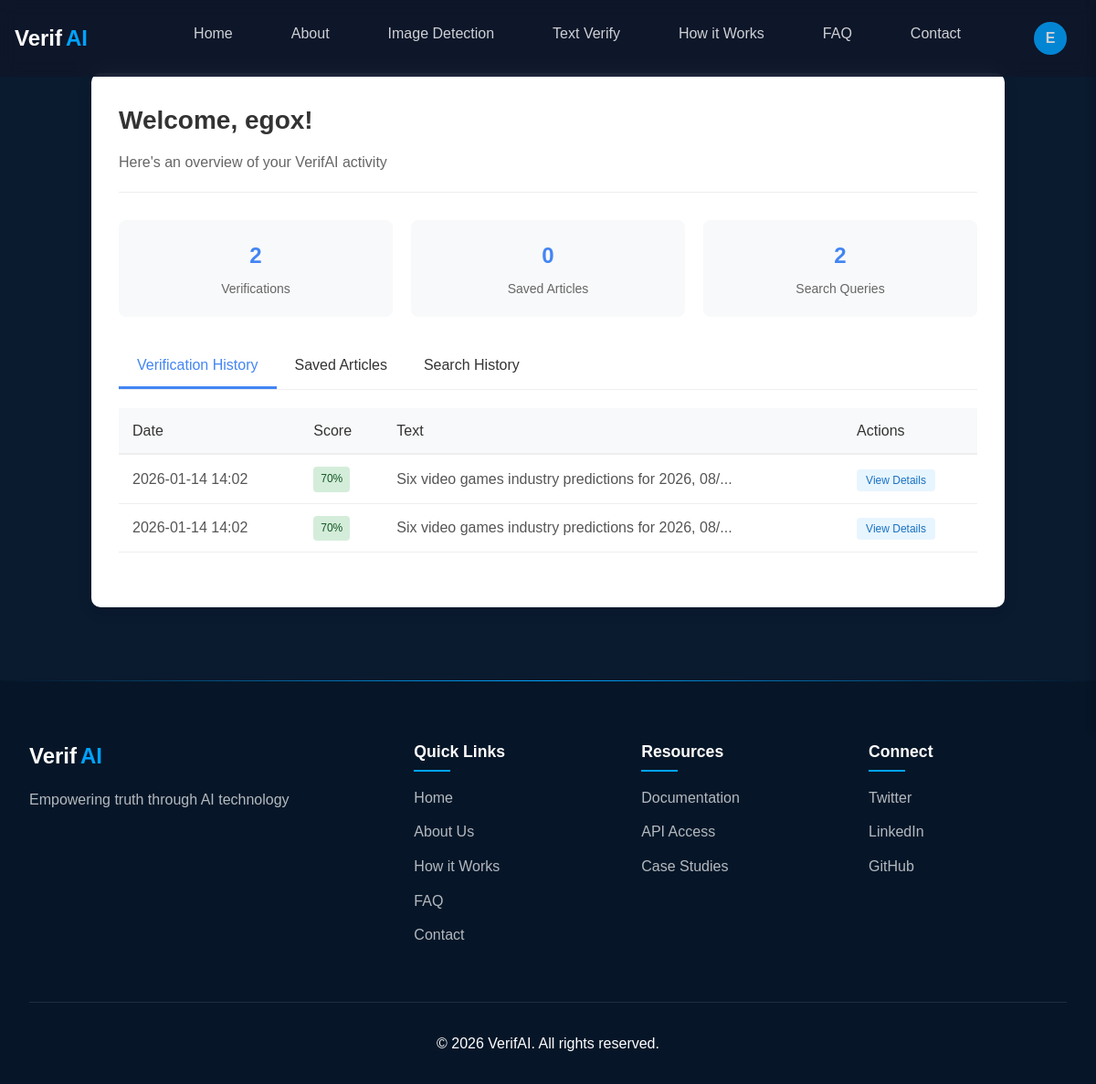
/auth/dashboard (signed in), run on the app's committed database.
### models.py (models this page shows, shortened)
class User(db.Model, UserMixin):
    __tablename__ = 'users'
    id = db.Column(db.Integer, primary_key=True)
    username = db.Column(db.String(64), unique=True, nullable=False, index=True)
    email = db.Column(db.String(120), unique=True, nullable=False, index=True)
    password_hash = db.Column(db.String(528), nullable=False)
    created_at = db.Column(db.DateTime, default=datetime.utcnow())
    is_active = db.Column(db.Boolean, default=True)
    history = db.relationship('UserHistory', backref='user', lazy='dynamic')
    saved_articles = db.relationship('SavedArticle', backref='user', lazy='dynamic')
    verifications = db.relationship('VerificationResult', backref='user', lazy='dynamic')

class VerificationResult(db.Model):
    __tablename__ = 'verification_results'
    id = db.Column(db.Integer, primary_key=True)
    user_id = db.Column(db.Integer, db.ForeignKey('users.id'), nullable=True)  # Can be null for anonymous verifications
    original_text = db.Column(db.Text, nullable=False)
    authenticity_score = db.Column(db.Integer, nullable=False)  # 0-100 score
    key_findings = db.Column(db.Text, nullable=True)  # Stored as JSON
    differences = db.Column(db.Text, nullable=True)  # Stored as JSON
    supporting_evidence = db.Column(db.Text, nullable=True)  # Stored as JSON
    score_breakdown = db.Column(db.Text, nullable=True)  # Stored as JSON
    verified_at = db.Column(db.DateTime, default=datetime.utcnow)

### auth.py (the view)
@auth.route('/dashboard')
@login_required
def dashboard():
    verifications = VerificationResult.query.filter_by(user_id=current_user.id).order_by(VerificationResult.verified_at.desc()).all()
    saved_articles = SavedArticle.query.filter_by(user_id=current_user.id).order_by(SavedArticle.saved_at.desc()).all()
    search_queries = SearchQuery.query.filter_by(user_id=current_user.id).order_by(SearchQuery.created_at.desc()).all()
    verification_count = len(verifications)
    saved_articles_count = len(saved_articles)
    search_queries_count = len(search_queries)
    return render_template('auth/dashboard.html',
                          active_page='dashboard',
                          verifications=verifications,
                          saved_articles=saved_articles,
                          search_queries=search_queries,
                          verification_count=verification_count,
                          saved_articles_count=saved_articles_count,
                          search_queries_count=search_queries_count)

### app.py (called while the page is built)
@login_manager.user_loader
def load_user(user_id):
    return User.query.get(int(user_id))

### templates/auth/dashboard.html (shortened to what this page needs)
<!DOCTYPE html>
<html lang="en">
  <head>
    <link
      rel="stylesheet"
      href="{{ url_for('static', filename='css/shared.css') }}"
    />
    <link
      rel="stylesheet"
      href="https://cdnjs.cloudflare.com/ajax/libs/font-awesome/6.4.0/css/all.min.css"
    />
  </head>
  <body>
    {% include 'components/navbar.html' %}
    <div class="dashboard-container">
      <div class="dashboard-header">
        <h1>Welcome, {{ current_user.username }}!</h1>
        <p>Here's an overview of your VerifAI activity</p>
      </div>
      <div class="dashboard-stats">
        <div class="stat-card">
          <h3>{{ verification_count }}</h3>
          <p>Verifications</p>
        </div>
        <div class="stat-card">
          <h3>{{ saved_articles_count }}</h3>
          <p>Saved Articles</p>
        </div>
        <div class="stat-card">
          <h3>{{ search_queries_count }}</h3>
          <p>Search Queries</p>
        </div>
      </div>
      <div class="tabs">
        <div class="tab active" data-tab="verifications">
          Verification History
        </div>
        <div class="tab" data-tab="saved-articles">Saved Articles</div>
        <div class="tab" data-tab="search-history">Search History</div>
      </div>
      <div id="verifications" class="tab-content active">
        {% if verifications %}
        <table class="data-table">
          <thead>
            <tr>
              <th>Date</th>
              <th>Score</th>
              <th>Text</th>
              <th>Actions</th>
            </tr>
          </thead>
          <tbody>
            {% for verification in verifications %}
            <tr>
              <td>{{ verification.verified_at.strftime('%Y-%m-%d %H:%M') }}</td>
              <td>
                {% if verification.authenticity_score >= 70 %}
                <span class="badge badge-success"
                  >{{ verification.authenticity_score }}%</span
                >
                {% elif verification.authenticity_score >= 40 %}
                <span class="badge badge-warning"
                  >{{ verification.authenticity_score }}%</span
                >
                {% else %}
                <span class="badge badge-danger"
                  >{{ verification.authenticity_score }}%</span
                >
                {% endif %}
              </td>
              <td>{{ verification.original_text[:50] }}...</td>
              <td>
                <a
                  href="#"
                  class="action-btn view-btn"
                  data-id="{{ verification.id }}"
                  >View Details</a
                >
              </td>
            </tr>
            {% endfor %}
          </tbody>
        </table>
        {% else %}
        <div class="empty-state">
          <i class="fas fa-search"></i>
          <p>You haven't verified any content yet.</p>
        </div>
        {% endif %}
      </div>
    </div>
    {% include 'components/footer.html' %}
  </body>
</html>

### templates/components/navbar.html (shortened to what this page needs)
<nav class="navbar">
  <div class="nav-container">
    <div class="logo">Verif<span>AI</span></div>
    <div class="nav-links">
      <a href="/" {% if active_page=='home' %}class="active" {% endif %}>Home</a>
      <a href="/about" {% if active_page=='about' %}class="active" {% endif %}>About</a>
      <a href="/image-detection" {% if active_page=='image-detection' %}class="active" {% endif %}>Image Detection</a>
      <a href="/text-verification" {% if active_page=='text-verification' %}class="active" {% endif %}>Text Verify</a>
      <a href="/how-it-works" {% if active_page=='how-it-works' %}class="active" {% endif %}>How it Works</a>
      <a href="/faq" {% if active_page=='faq' %}class="active" {% endif %}>FAQ</a>
      <a href="/contact" {% if active_page=='contact' %}class="active" {% endif %}>Contact</a>
      <div class="user-profile-container">
        {% if current_user.is_authenticated %}
        <div class="profile-icon-wrapper {% if active_page=='profile' %}active{% endif %}">
          <a href="#" class="profile-icon" id="profileDropdownToggle">
            <div class="avatar-circle">{{ current_user.username[0].upper() }}</div>
          </a>
        </div>
        {% endif %}
      </div>
    </div>
  </div>
</nav>

### static/css/shared.css (style rules this page uses)
:root { --primary: #0a2540; --primary-dark: #061628; --primary-light: #1e3a5f; --background: #0a1a2f; --surface: rgba(255, 255, 255, 0.05); --surface-dark: rgba(255, 255, 255, 0.02); --text-primary: #ffffff; --text-secondary: rgba(255, 255, 255, 0.7); --text-light: #ffffff; --accent: #00a3ff; --accent-dark: #0077cc; --accent-light: #33b5ff; --success: #10b981; --warning: #f59e0b; --error: #ef4444; --border: rgba(255, 255, 255, 0.1); --border-dark: rgba(255, 255, 255, 0.15); --shadow-sm: 0 4px 6px rgba(0, 0, 0, 0.1); --shadow-md: 0 8px 16px rgba(0, 0, 0, 0.15); --shadow-lg: 0 12px 24px rgba(0, 0, 0, 0.2); --gradient-primary: linear-gradient( 135deg, var(--primary), var(--primary-dark) ); --gradient-accent: linear-gradient(135deg, var(--accent), var(--accent-dark)); --gradient-surface: linear-gradient( 135deg, var(--surface), var(--surface-dark) ); --gradient-hero: linear-gradient(135deg, #0a2540, #1e3a5f); --gradient-card: linear-gradient( 135deg, rgba(255, 255, 255, 0.05), rgba(255, 255, 255, 0.02) ); --gradient-glow: radial-gradient( circle at 50% 50%, rgba(0, 163, 255, 0.15), transparent 70% ); }
* { margin: 0; padding: 0; box-sizing: border-box; }
body { font-family: "Poppins", sans-serif; background: var(--background); color: var(--text-primary); line-height: 1.6; min-height: 100vh; }
.navbar { position: fixed; top: 0; left: 0; width: 100%; background: rgba(15, 23, 42, 0.9); backdrop-filter: blur(10px); z-index: 1000; padding: 1rem; }
.nav-container { max-width: 1200px; margin: 0 auto; display: flex; justify-content: space-between; align-items: center; }
.logo { font-size: 1.5rem; font-weight: 700; color: var(--text); }
.nav-links { display: flex; gap: 2rem; }
.nav-links a { color: var(--text-light); text-decoration: none; font-weight: 500; transition: all 0.3s ease; padding: 0.5rem 1rem; border-radius: 0.5rem; opacity: 0.8; }
.user-profile-container { position: relative; margin-left: 1rem; }
.profile-icon { display: flex; align-items: center; justify-content: center; color: var(--text-light); text-decoration: none; transition: all 0.3s ease; cursor: pointer; }
.avatar-circle { width: 36px; height: 36px; border-radius: 50%; background-color: var(--accent); color: white; display: flex; align-items: center; justify-content: center; font-weight: 600; font-size: 16px; transition: all 0.3s ease; }
.logo span { color: var(--accent); margin-left: 0.25rem; }

### templates/auth/dashboard.html (style rules this page uses)
.dashboard-container { max-width: 1000px; margin: 80px auto; padding: 30px; background-color: #fff; border-radius: 10px; box-shadow: 0 5px 15px rgba(0, 0, 0, 0.1); }
.dashboard-header { margin-bottom: 30px; padding-bottom: 20px; border-bottom: 1px solid #eee; }
.dashboard-header h1 { color: #333; font-size: 28px; margin-bottom: 10px; }
.dashboard-header p { color: #666; font-size: 16px; }
.dashboard-stats { display: grid; grid-template-columns: repeat(3, 1fr); gap: 20px; margin-bottom: 30px; }
.stat-card { background-color: #f8f9fa; padding: 20px; border-radius: 8px; text-align: center; }
.stat-card h3 { font-size: 24px; color: #4285f4; margin-bottom: 5px; }
.stat-card p { color: #666; font-size: 14px; }
.tabs { display: flex; margin-bottom: 20px; border-bottom: 1px solid #eee; }
.tab { padding: 10px 20px; cursor: pointer; border-bottom: 3px solid transparent; transition: all 0.3s; color:#333 }
.tab.active { border-bottom: 3px solid #4285f4; color: #4285f4; font-weight: 500; }
.tab-content { display: none; }
.tab-content.active { display: block; }
.data-table { width: 100%; border-collapse: collapse; margin-bottom: 30px; }
.data-table th { background-color: #f8f9fa; padding: 12px 15px; text-align: left; font-weight: 500; color: #333; border-bottom: 2px solid #eee; }
.data-table td { padding: 12px 15px; border-bottom: 1px solid #eee; color: #555; }
.badge { display: inline-block; padding: 4px 8px; border-radius: 4px; font-size: 12px; font-weight: 500; }
.badge-success { background-color: #d4edda; color: #155724; }
.action-btn { padding: 5px 10px; border-radius: 4px; text-decoration: none; font-size: 12px; transition: background-color 0.3s; }
.view-btn { background-color: #e7f5ff; color: #1971c2; }

### data on the page
User: username "E", username "egox"
VerificationResult: verified_at "2026-01-14 14:02", authenticity_score "70", original_text "Six video games industry predictions for 2026, 08/"
VerificationResult: verified_at "2026-01-14 14:02", authenticity_score "70", original_text "Six video games industry predictions for 2026, 08/"

### other printed values
{{ verification_count }} "2"
{{ saved_articles_count }} "0"
{{ search_queries_count }} "2"
